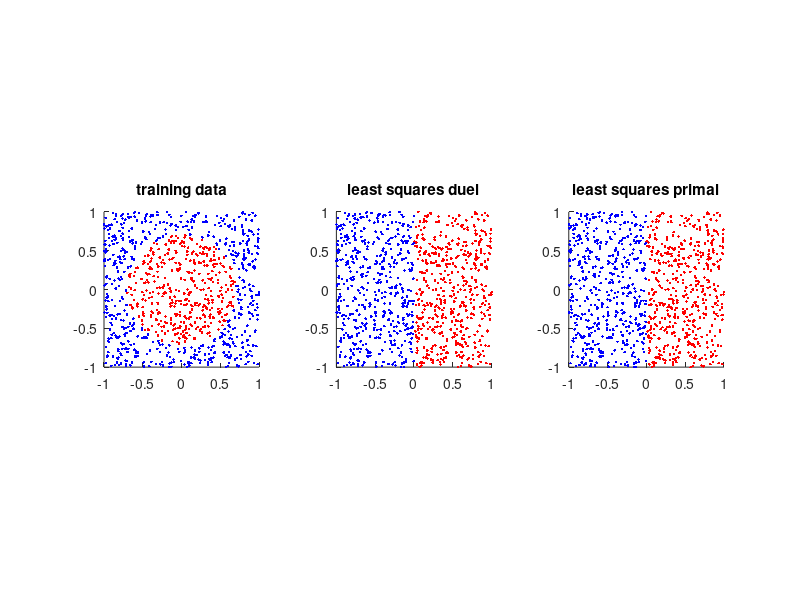

The MATLAB source for this figure:
clear;
close all;

% generate data
m = 1000;
n = 2;
b = zeros(m,1);
for i=1:m
    a = 2*rand(2,1)-1;
    A(i,:)=a';
    b(i) = sign(a(1)^2+a(2)^2-.5);
end

% perform duel least squares
lambda = 10^-5;
xLS = A' * inv(A*A' + lambda*eye(size(A,1))) * b;
bLS = sign(A*xLS);

disp('Error with dual solution')
err = sum(b ~= bLS)/m

% Plot data
figure(1); 
subplot(131); hold on;
for i=1:m
    a = A(i, :);
    if b(i)==1
        plot(a(1),a(2),'b.');
    else
        plot(a(1),a(2),'r.');
    end
end
axis('square')
title('training data')

% Plot least squares
subplot(132); hold on;
for i=1:m
    a = A(i,:);
    if bLS(i)==1
        plot(a(1),a(2),'b.');
    else
        plot(a(1),a(2),'r.');
    end
end
axis('square')
title('least squares duel')

% Now for primal solution
xLS_primal = linsolve(A, b)
bLS_primal = sign(A*xLS_primal);

disp('Error with dual solution')
err = sum(b ~= bLS_primal)/m

% Plot least squares primal
subplot(133); hold on;
for i=1:m
    a = A(i,:);
    if bLS_primal(i)==1
        plot(a(1),a(2),'b.');
    else
        plot(a(1),a(2),'r.');
    end
end
axis('square')
title('least squares primal')





